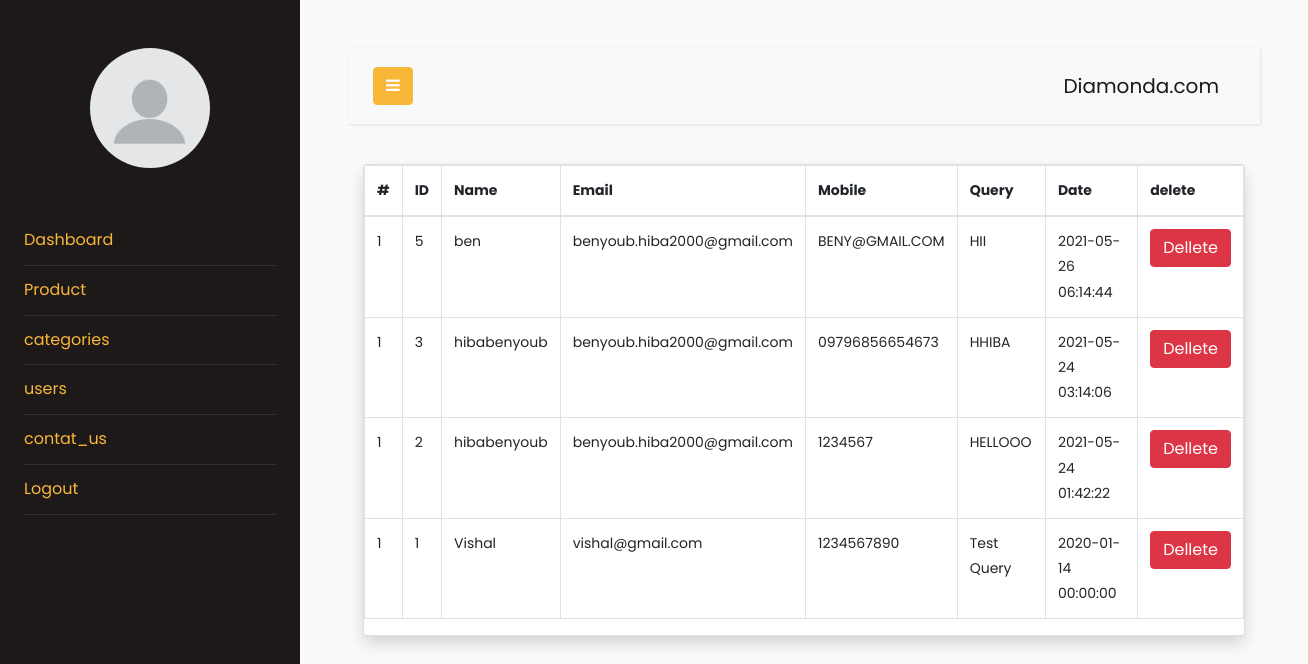
Page /admin/contact.php on the committed database.
### tables this page shows
CREATE TABLE `contact` (
  `id` int(11) NOT NULL,
  `name` varchar(255) NOT NULL,
  `email` varchar(75) NOT NULL,
  `mobile` varchar(15) NOT NULL,
  `comment` text NOT NULL,
  `added_on` datetime NOT NULL
);

### admin/contact.php (the view, shortened to what this page needs)
<?php
 $con=mysqli_connect("localhost","root","","siteecomerce");
$sql="select * from contact order by id desc";
$res=mysqli_query($con,$sql);
?>
<?php include ('header.php');?>
<div class="container-fluid">
    <div class="card shadow md-4">
                <table class="table table-bordered" id="dataTable" width="100%" cellspacing="0">
                    <thead>
                    <tr>
							   <th class="serial">#</th>
							   <th>ID</th>
							   <th>Name</th>
							   <th>Email</th>
							   <th>Mobile</th>
							   <th>Query</th>
							   <th>Date</th>
							   <th>delete</th>
							</tr>
                    </thead>
                    <tbody>
					<?php
                      $i=1;
                      while($row=mysqli_fetch_assoc($res)){
                                ?>
                        <tr>
                        <td class="serial"><?php echo $i?></td>
							   <td><?php echo $row['id']?></td>
							   <td><?php echo $row['name']?></td>
							   <td><?php echo $row['email']?></td>
							   <td><?php echo $row['mobile']?></td>
							   <td><?php echo $row['comment']?></td>
							   <td><?php echo $row['added_on']?></td>
                            <td>
                            <form action="deletcontact.php" method="POST">
                                <button type="submit" name="delete_btn" class="btn btn-danger">Dellete</button>
                            </form>
                            </td>
                        </tr>
                        <?php     } ?>
                </table>
            </div>
        </div>
    </div>
</div>
	</body>
</html>

### rows in the picture
contact: id "5", name "ben", email "benyoub.hiba2000@gmail.com", mobile "BENY@GMAIL.COM", comment "HII", added_on "2021-05-26 06:14:44"
contact: id "3", name "hibabenyoub", email "benyoub.hiba2000@gmail.com", mobile "09796856654673", comment "HHIBA", added_on "2021-05-24 03:14:06"
contact: id "2", name "hibabenyoub", email "benyoub.hiba2000@gmail.com", mobile "1234567", comment "HELLOOO", added_on "2021-05-24 01:42:22"
contact: id "1", name "Vishal", email "vishal@gmail.com", mobile "1234567890", comment "Test Query", added_on "2020-01-14 00:00:00"
